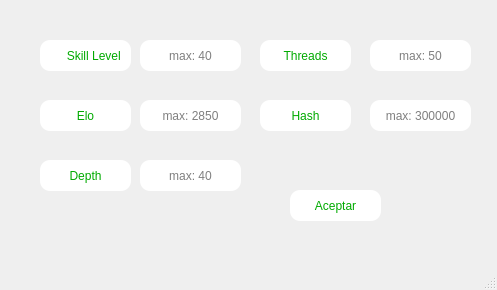
<?xml version="1.0" encoding="UTF-8"?>
<ui version="4.0">
 <class>MainWindow_Engine</class>
 <widget class="QMainWindow" name="MainWindow_Engine">
  <property name="geometry">
   <rect>
    <x>0</x>
    <y>0</y>
    <width>497</width>
    <height>290</height>
   </rect>
  </property>
  <property name="windowTitle">
   <string>MainWindow</string>
  </property>
  <property name="windowIcon">
   <iconset resource="iconos/icons.qrc">
    <normaloff>:/MainEngine32.png</normaloff>:/MainEngine32.png</iconset>
  </property>
  <property name="styleSheet">
   <string notr="true">

QLabel{background-color: rgb(255, 255, 255);}
QMainWindow{background-image: url(:/back.png);
}</string>
  </property>
  <widget class="QWidget" name="centralwidget">
   <widget class="QLabel" name="label">
    <property name="geometry">
     <rect>
      <x>40</x>
      <y>40</y>
      <width>91</width>
      <height>31</height>
     </rect>
    </property>
    <property name="styleSheet">
     <string notr="true">background-color: rgb(255, 255, 255);
color: rgb(0, 170, 0);
border-radius: 10px;
</string>
    </property>
    <property name="text">
     <string>     Skill Level</string>
    </property>
    <property name="alignment">
     <set>Qt::AlignCenter</set>
    </property>
   </widget>
   <widget class="QLabel" name="label_2">
    <property name="geometry">
     <rect>
      <x>40</x>
      <y>100</y>
      <width>91</width>
      <height>31</height>
     </rect>
    </property>
    <property name="styleSheet">
     <string notr="true">background-color: rgb(255, 255, 255);
color: rgb(0, 170, 0);
border-radius: 10px</string>
    </property>
    <property name="text">
     <string>Elo</string>
    </property>
    <property name="alignment">
     <set>Qt::AlignCenter</set>
    </property>
   </widget>
   <widget class="QLabel" name="label_3">
    <property name="geometry">
     <rect>
      <x>40</x>
      <y>160</y>
      <width>91</width>
      <height>31</height>
     </rect>
    </property>
    <property name="styleSheet">
     <string notr="true">background-color: rgb(255, 255, 255);
border-radius: 10px;
color: rgb(0, 170, 0);</string>
    </property>
    <property name="text">
     <string>Depth</string>
    </property>
    <property name="alignment">
     <set>Qt::AlignCenter</set>
    </property>
   </widget>
   <widget class="QLabel" name="label_4">
    <property name="geometry">
     <rect>
      <x>260</x>
      <y>100</y>
      <width>91</width>
      <height>31</height>
     </rect>
    </property>
    <property name="styleSheet">
     <string notr="true">background-color: rgb(255, 255, 255);
border-radius: 10px;
color: rgb(0, 170, 0);</string>
    </property>
    <property name="text">
     <string>Hash</string>
    </property>
    <property name="alignment">
     <set>Qt::AlignCenter</set>
    </property>
   </widget>
   <widget class="QLabel" name="label_5">
    <property name="geometry">
     <rect>
      <x>260</x>
      <y>40</y>
      <width>91</width>
      <height>31</height>
     </rect>
    </property>
    <property name="styleSheet">
     <string notr="true">background-color: rgb(255, 255, 255);
border-radius: 10px;
color: rgb(0, 170, 0);</string>
    </property>
    <property name="text">
     <string>Threads</string>
    </property>
    <property name="alignment">
     <set>Qt::AlignCenter</set>
    </property>
   </widget>
   <widget class="QToolButton" name="toolButton">
    <property name="geometry">
     <rect>
      <x>290</x>
      <y>190</y>
      <width>91</width>
      <height>31</height>
     </rect>
    </property>
    <property name="styleSheet">
     <string notr="true">QToolButton::hover{
	color: rgb(255, 255, 255);
	background-color: rgb(170, 255, 0);
}
QToolButton{background-color: rgb(255, 255, 255);
color: rgb(0, 170, 0);
border-radius: 10px;
font: 75 8pt &quot;MS Shell Dlg 2&quot;;}


</string>
    </property>
    <property name="text">
     <string>Aceptar</string>
    </property>
   </widget>
   <widget class="QLineEdit" name="lineEdit">
    <property name="geometry">
     <rect>
      <x>370</x>
      <y>100</y>
      <width>101</width>
      <height>31</height>
     </rect>
    </property>
    <property name="layoutDirection">
     <enum>Qt::LeftToRight</enum>
    </property>
    <property name="styleSheet">
     <string notr="true">background-color: rgb(255, 255, 255);
border-radius: 10px</string>
    </property>
    <property name="alignment">
     <set>Qt::AlignCenter</set>
    </property>
    <property name="placeholderText">
     <string>max: 300000</string>
    </property>
   </widget>
   <widget class="QLineEdit" name="lineEdit_2">
    <property name="geometry">
     <rect>
      <x>140</x>
      <y>40</y>
      <width>101</width>
      <height>31</height>
     </rect>
    </property>
    <property name="layoutDirection">
     <enum>Qt::LeftToRight</enum>
    </property>
    <property name="styleSheet">
     <string notr="true">background-color: rgb(255, 255, 255);
border-radius: 10px</string>
    </property>
    <property name="alignment">
     <set>Qt::AlignCenter</set>
    </property>
    <property name="placeholderText">
     <string>max: 40</string>
    </property>
   </widget>
   <widget class="QLineEdit" name="lineEdit_3">
    <property name="geometry">
     <rect>
      <x>140</x>
      <y>100</y>
      <width>101</width>
      <height>31</height>
     </rect>
    </property>
    <property name="layoutDirection">
     <enum>Qt::LeftToRight</enum>
    </property>
    <property name="styleSheet">
     <string notr="true">background-color: rgb(255, 255, 255);
border-radius: 10px</string>
    </property>
    <property name="alignment">
     <set>Qt::AlignCenter</set>
    </property>
    <property name="placeholderText">
     <string>max: 2850</string>
    </property>
   </widget>
   <widget class="QLineEdit" name="lineEdit_4">
    <property name="geometry">
     <rect>
      <x>140</x>
      <y>160</y>
      <width>101</width>
      <height>31</height>
     </rect>
    </property>
    <property name="layoutDirection">
     <enum>Qt::LeftToRight</enum>
    </property>
    <property name="styleSheet">
     <string notr="true">background-color: rgb(255, 255, 255);
border-radius: 10px</string>
    </property>
    <property name="alignment">
     <set>Qt::AlignCenter</set>
    </property>
    <property name="placeholderText">
     <string>max: 40</string>
    </property>
   </widget>
   <widget class="QLineEdit" name="lineEdit_5">
    <property name="geometry">
     <rect>
      <x>370</x>
      <y>40</y>
      <width>101</width>
      <height>31</height>
     </rect>
    </property>
    <property name="layoutDirection">
     <enum>Qt::LeftToRight</enum>
    </property>
    <property name="styleSheet">
     <string notr="true">background-color: rgb(255, 255, 255);
border-radius: 10px</string>
    </property>
    <property name="alignment">
     <set>Qt::AlignCenter</set>
    </property>
    <property name="placeholderText">
     <string>max: 50</string>
    </property>
   </widget>
  </widget>
  <widget class="QStatusBar" name="statusbar"/>
 </widget>
 <resources>
  <include location="iconos/icons.qrc"/>
 </resources>
 <connections/>
</ui>
